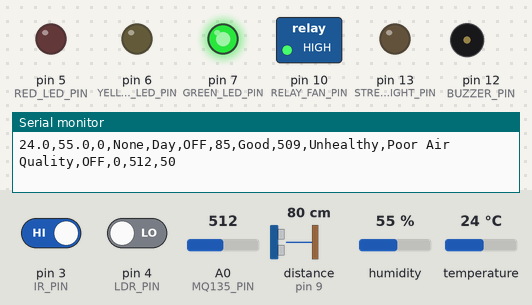
This sketch was run on a simulated Arduino Uno, built with avr-gcc and run on an emulated ATmega328P. On the bench: switched loads named in the sketch (green lamp = pin HIGH), output pins drawn as LEDs (lit = HIGH), buzzer (waves = sounding, pin HIGH), the last lines printed to the serial monitor. Wiring (inferred from the names in the program): ultrasonic range finder: trigger pin 8; echo pin 9. The inputs (shaded band) are chosen by the test bench; at power-on: distance to the obstacle (sensor on pin 9) 80 cm, pin 4 (LDR_PIN) LOW, temperature 24 °C, pin 3 (IR_PIN) HIGH, A0 (MQ135_PIN) = 512, humidity 55 %. The echo pulse lasts 58.3 µs per cm; pins used as bus, display or sensor lines are not drawn.

Above: at 2.8 s.
2.9 s: distance to the obstacle (sensor on pin 9) set to 4 cm
At 3.3 s:
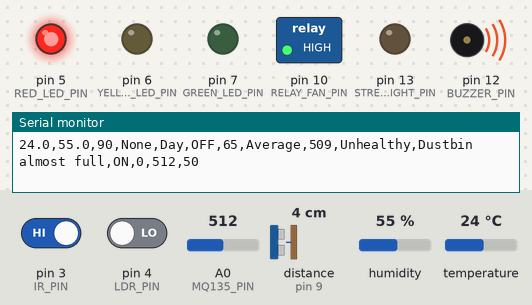
10.5 s: pin 4 (LDR_PIN) driven HIGH
At 11.9 s:
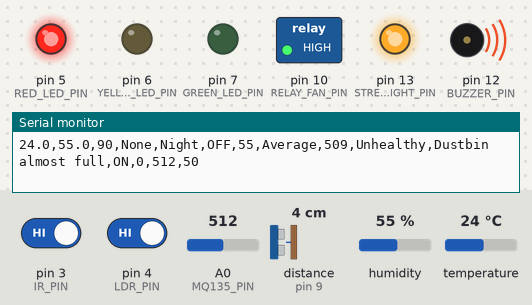
16.5 s: distance to the obstacle (sensor on pin 9) set to 9 cm
At 17.5 s:
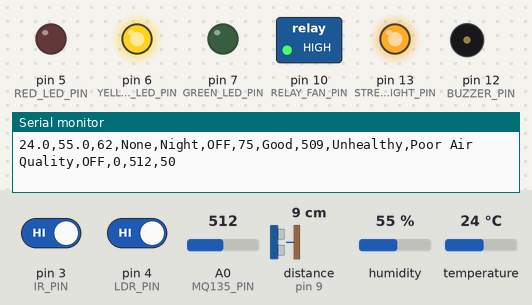
18.5 s: pin 4 (LDR_PIN) driven LOW
At 19.8 s:
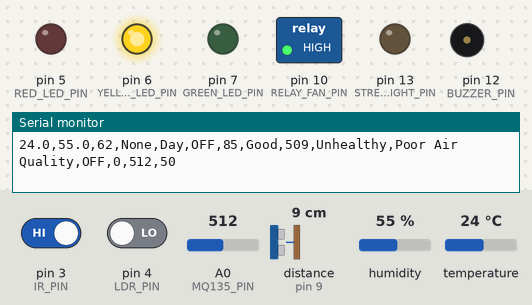
20.5 s: temperature set to 29 °C
22.0 s: temperature set to 32 °C
Timing chart, 0 to 25.0 s (numbered marks = the images above; inputs shaded):
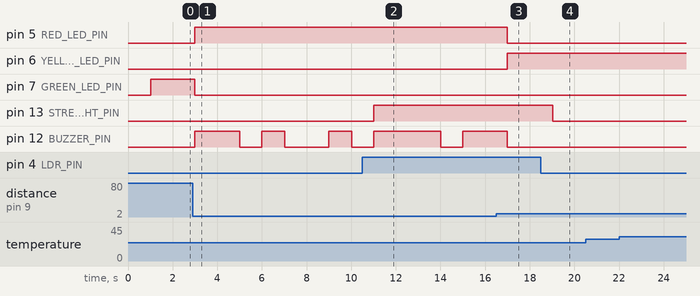

The sketch:

eco.ino
```cpp
/*
 * EcoSmart AI Bus Stand - Arduino Firmware
 * Board: Arduino UNO | Baud: 9600
 * Creator: Aditya Kumar Mohanani | PM SHRI JNV Burhanpur
 */

#include "DHT.h"

// Pin Assignments
#define DHTPIN 2
#define DHTTYPE DHT11
#define IR_PIN 3
#define LDR_PIN 4
#define RED_LED_PIN 5
#define YELLOW_LED_PIN 6
#define GREEN_LED_PIN 7
#define TRIG_PIN 8
#define ECHO_PIN 9
#define RELAY_FAN_PIN 10
#define BUZZER_PIN 12
#define STREET_LIGHT_PIN 13
#define MQ135_PIN A0

// Constants
#define DUSTBIN_DEPTH_CM 20.0
#define DUSTBIN_MIN_CM 2.0

DHT dht(DHTPIN, DHTTYPE);

unsigned long previousMillis = 0;
const long interval = 1000; // Send telemetry every 1 second

void setup() {
  Serial.begin(9600);
  dht.begin();

  pinMode(IR_PIN, INPUT);
  pinMode(LDR_PIN, INPUT);
  pinMode(RED_LED_PIN, OUTPUT);
  pinMode(YELLOW_LED_PIN, OUTPUT);
  pinMode(GREEN_LED_PIN, OUTPUT);
  pinMode(TRIG_PIN, OUTPUT);
  pinMode(ECHO_PIN, INPUT);
  pinMode(RELAY_FAN_PIN, OUTPUT);
  pinMode(BUZZER_PIN, OUTPUT);
  pinMode(STREET_LIGHT_PIN, OUTPUT);

  // Default Off States
  digitalWrite(RELAY_FAN_PIN, HIGH);  // LOW-trigger Relay (HIGH = OFF)
  digitalWrite(RED_LED_PIN, LOW);
  digitalWrite(YELLOW_LED_PIN, LOW);
  digitalWrite(GREEN_LED_PIN, LOW);
  digitalWrite(BUZZER_PIN, LOW);
  digitalWrite(STREET_LIGHT_PIN, LOW);
}

void loop() {
  unsigned long currentMillis = millis();

  if (currentMillis - previousMillis >= interval) {
    previousMillis = currentMillis;

    // 1. Temperature & Humidity Sensing
    float tempC = dht.readTemperature();
    float humidity = dht.readHumidity();
    if (isnan(tempC)) tempC = 25.0;
    if (isnan(humidity)) humidity = 50.0;

    // 2. Ultrasonic Dustbin Level Sensing
    digitalWrite(TRIG_PIN, LOW);
    delayMicroseconds(2);
    digitalWrite(TRIG_PIN, HIGH);
    delayMicroseconds(10);
    digitalWrite(TRIG_PIN, LOW);

    long duration = pulseIn(ECHO_PIN, HIGH, 30000);
    float distanceCm = (duration == 0) ? DUSTBIN_DEPTH_CM : (duration * 0.0343 / 2.0);
    if (distanceCm > DUSTBIN_DEPTH_CM) distanceCm = DUSTBIN_DEPTH_CM;
    if (distanceCm < DUSTBIN_MIN_CM) distanceCm = DUSTBIN_MIN_CM;

    int dustbinPercent = (int)(((DUSTBIN_DEPTH_CM - distanceCm) / (DUSTBIN_DEPTH_CM - DUSTBIN_MIN_CM)) * 100.0);
    dustbinPercent = constrain(dustbinPercent, 0, 100);

    // 3. Passenger Detection (IR) & Day/Night (LDR)
    bool passengerDetected = (digitalRead(IR_PIN) == LOW);
    bool isNight = (digitalRead(LDR_PIN) == HIGH);

    // Actuate Street Light
    digitalWrite(STREET_LIGHT_PIN, isNight ? HIGH : LOW);

    // 4. Air Quality Monitoring (MQ135)
    int mqRaw = analogRead(MQ135_PIN);
    int approxPPM = (int)(mqRaw * 0.8 + 100);
    int airQualityPercent = map(mqRaw, 0, 1023, 100, 0);
    airQualityPercent = constrain(airQualityPercent, 0, 100);

    String airStatus = "Fresh";
    if (mqRaw > 600) airStatus = "Hazardous";
    else if (mqRaw > 400) airStatus = "Unhealthy";
    else if (mqRaw > 250) airStatus = "Moderate";

    // 5. Fan Control Logic
    bool fanState = false;
    if (tempC > 30.0 && passengerDetected) {
      digitalWrite(RELAY_FAN_PIN, LOW); // Relay ON
      fanState = true;
    } else {
      digitalWrite(RELAY_FAN_PIN, HIGH); // Relay OFF
      fanState = false;
    }

    // 6. TriLogic & Traffic LED Indication
    bool buzzerState = false;
    if (dustbinPercent >= 90) {
      digitalWrite(RED_LED_PIN, HIGH); digitalWrite(YELLOW_LED_PIN, LOW); digitalWrite(GREEN_LED_PIN, LOW);
      digitalWrite(BUZZER_PIN, HIGH); buzzerState = true;
    } else if (dustbinPercent > 80) {
      digitalWrite(RED_LED_PIN, HIGH); digitalWrite(YELLOW_LED_PIN, LOW); digitalWrite(GREEN_LED_PIN, LOW);
      digitalWrite(BUZZER_PIN, LOW);
    } else if (dustbinPercent >= 50) {
      digitalWrite(RED_LED_PIN, LOW); digitalWrite(YELLOW_LED_PIN, HIGH); digitalWrite(GREEN_LED_PIN, LOW);
      digitalWrite(BUZZER_PIN, LOW);
    } else {
      digitalWrite(RED_LED_PIN, LOW); digitalWrite(YELLOW_LED_PIN, LOW); digitalWrite(GREEN_LED_PIN, HIGH);
      digitalWrite(BUZZER_PIN, LOW);
    }

    // 7. Green AI Scoring
    int greenScore = 100;
    if (tempC > 30.0) greenScore -= 20;
    if (dustbinPercent > 80) greenScore -= 20;
    if (airStatus == "Unhealthy" || airStatus == "Hazardous") greenScore -= 15;
    if (isNight && !passengerDetected) greenScore -= 10;
    if (fanState && !passengerDetected) greenScore -= 10;
    greenScore = constrain(greenScore, 0, 100);

    String greenStatus = "Excellent";
    if (greenScore < 50) greenStatus = "Poor";
    else if (greenScore < 70) greenStatus = "Average";
    else if (greenScore < 90) greenStatus = "Good";

    // 8. Explainable AI Recommendations
    String recommendation = "Everything Normal";
    if (dustbinPercent >= 80) recommendation = "Dustbin almost full";
    else if (airStatus == "Unhealthy" || airStatus == "Hazardous") recommendation = "Poor Air Quality";
    else if (fanState && passengerDetected) recommendation = "Fan ON because passenger detected";
    else if (isNight && passengerDetected) recommendation = "Street Light ON";
    else if (!passengerDetected && !fanState && greenScore >= 90) recommendation = "Energy Saving Excellent";

    int highTempFlag = (tempC > 30.0) ? 1 : 0;

    // 9. Serial CSV Telemetry Output (15 comma-separated values)
    Serial.print(tempC, 1); Serial.print(",");
    Serial.print(humidity, 1); Serial.print(",");
    Serial.print(dustbinPercent); Serial.print(",");
    Serial.print(passengerDetected ? "Detected" : "None"); Serial.print(",");
    Serial.print(isNight ? "Night" : "Day"); Serial.print(",");
    Serial.print(fanState ? "ON" : "OFF"); Serial.print(",");
    Serial.print(greenScore); Serial.print(",");
    Serial.print(greenStatus); Serial.print(",");
    Serial.print(approxPPM); Serial.print(",");
    Serial.print(airStatus); Serial.print(",");
    Serial.print(recommendation); Serial.print(",");
    Serial.print(buzzerState ? "ON" : "OFF"); Serial.print(",");
    Serial.print(highTempFlag); Serial.print(",");
    Serial.print(mqRaw); Serial.print(",");
    Serial.println(airQualityPercent);
  }
}
```

Measured:
- after the input at 2.9 s, pin 5 (RED_LED_PIN): LOW → HIGH after 0.10 s; pin 7 (GREEN_LED_PIN): HIGH → LOW after 0.10 s; pin 12 (BUZZER_PIN): goes HIGH 2.0 s, LOW 1.0 s, HIGH 1.0 s, LOW 2.0 s, HIGH 1.0 s, then LOW, starting after 0.10 s
- after the input at 10.5 s, pin 13 (STREET_LIGHT_PIN): LOW → HIGH after 0.50 s
- after the input at 16.5 s, pin 5 (RED_LED_PIN), pin 12 (BUZZER_PIN): HIGH → LOW after 0.50 s; pin 6 (YELLOW_LED_PIN): LOW → HIGH after 0.50 s
- after the input at 18.5 s, pin 13 (STREET_LIGHT_PIN): HIGH → LOW after 0.52 s
